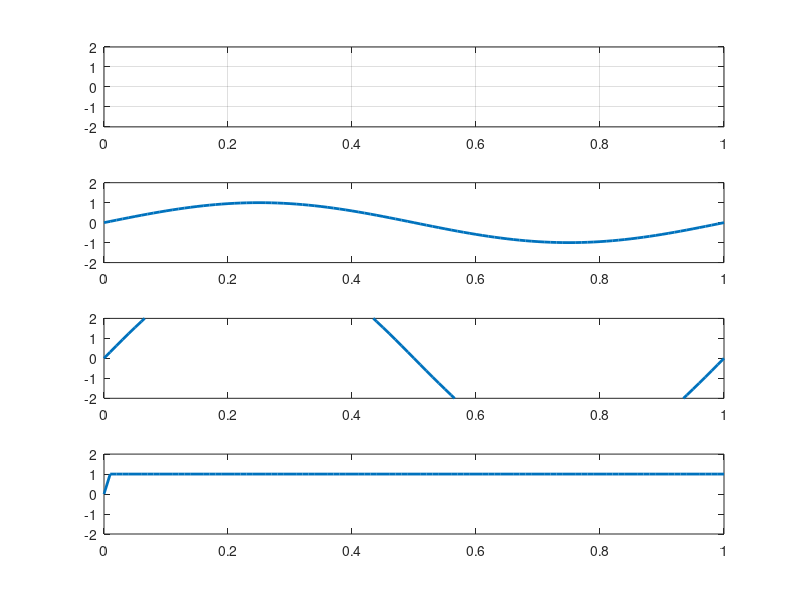

The MATLAB script that drew this image:
clc;clear all;close all;

b = input('Enter bit-Streams: ');

N = length(b);
t = 0:0.01:N;
x = 1:1:(N+1)*100;

for i = 1:N;
    for j = i:.1:i+1;
        bw(x(i*100:(i+1)*100))=b(i);
    end
end
 bw =bw(100:end);
 subplot(411);
 plot(t,bw,'Linewidth',2);
 grid on;
 axis([0 N -2 2]);
 
 sint = sin(2*pi*t);
 st = bw.*sint;
 subplot(412);
 plot(t,sint,'Linewidth',2);
 axis([0 N -2 2]);
 
 subplot(413);
 plot(t,st,'Linewidth',2);
 axis([0 N -2 2]);
 
 for k = 1:length(st)
     if st(k)==0
         y(k)=0;
     else
         y(k)=1;
     end
 end
 subplot(414);
 plot(t,y,'Linewidth',2);
 axis([0 N -2 2]);
 
